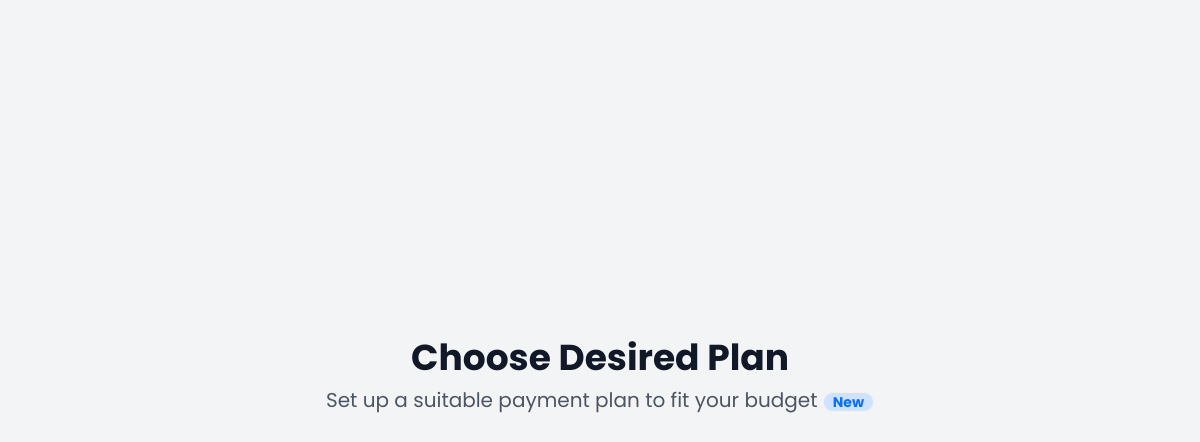
Page /auth/plans-payments/ on the earlier database version.
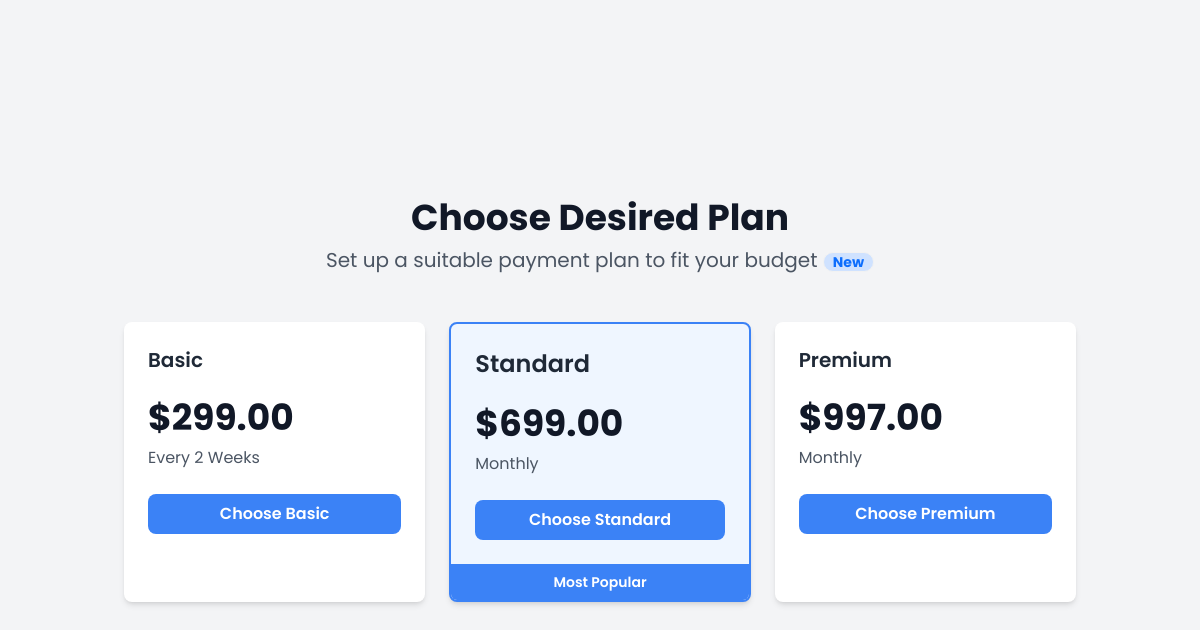
Same page on the later database version.
### userauths/models.py (models this page shows, shortened)
class PaymentPlan(models.Model):
    PLAN_DURATIONS = [
        ('biweekly', 'Every 2 Weeks'),
        ('monthly', 'Monthly'),
    ]
    name = models.CharField(max_length=50)  # Plan name (e.g., Basic, Standard, Premium)
    price = models.DecimalField(max_digits=10, decimal_places=2)  # Price (e.g., 10.00, 20.00)
    duration = models.CharField(max_length=20, choices=PLAN_DURATIONS)  # Duration (biweekly or monthly)
    is_featured = models.BooleanField(default=False)  # Highlighted plan (e.g., Standard)

### userauths/views.py (the view)
# urls.py: path('plans-payments/', views.payment_plans, name='payment_plans'),
def payment_plans(request):
    payment_plans = PaymentPlan.objects.all().order_by('price')
    return render(request, 'userauths/payment_plans.html', {
        'payment_plans': payment_plans,
    })

### templates/userauths/payment_plans.html (shortened to what this page needs)
{%extends 'partials/base2.html'%}
{%load static%}
{%load crispy_forms_tags%}
{%block content%}
<body class="bg-gray-100 min-h-screen flex items-center justify-center">
    <div class="container mx-auto px-4 py-8">
        <header class="text-center mb-12">
            <h1 class="text-4xl font-bold text-gray-900 mb-2">Choose Desired Plan</h1>
            <p class="text-xl text-gray-600">Set up a suitable payment plan to fit your budget <span
                    class="badge bg-primary-subtle text-primary">New</span></p>
        </header>
        <section class="mx-auto">
            <div class="grid gap-6 sm:grid-cols-1 md:grid-cols-3">
                {% for plan in payment_plans %}
                {%if plan.is_featured%}
                <div data-aos="zoom-in-up"
                    class="bg-blue-50 rounded-lg shadow-md hover:shadow-xl transition-shadow duration-300 overflow-hidden border-2 border-blue-500">
                    <div class="p-6">
                        <h2 class="text-2xl font-semibold text-gray-800 mb-4">{{ plan.name }}</h2>
                        <p class="text-4xl font-bold text-gray-900 mb-2">${{ plan.price }}</p>
                        <p class="text-gray-600 mb-6">
                            {% if plan.duration == 'biweekly' %}Every 2 Weeks{% else %}Monthly{% endif %}
                        </p>
                        <a href="{%url 'userauths:payment_plan_detail' plan.id%}"
                            class="w-full bg-blue-500 flex align-items-center justify-center text-white font-semibold py-2 px-4 rounded-lg hover:bg-blue-600 transition-colors duration-300">
                            Choose {{plan.name}}
                        </a>
                    </div>
                    <div class="bg-blue-500 text-white text-center py-2">
                        <p class="text-sm font-semibold">Most Popular</p>
                    </div>
                </div>
                {%else%}
                <div data-aos="zoom-in-up"
                    class="bg-white rounded-lg shadow-md p-6 hover:shadow-lg transition-shadow {% if plan.is_featured %}border border-blue-500 bg-blue-50{% endif %}">
                    <h2 class="text-xl font-semibold text-gray-800 mb-4">{{ plan.name }}</h2>
                    <p class="text-4xl font-bold text-gray-900 mb-2">${{ plan.price }}</p>
                    <p class="text-gray-600 mb-6">
                        {% if plan.duration == 'biweekly' %}Every 2 Weeks{% else %}Monthly{% endif %}
                    </p>
                    <a href="{%url 'userauths:payment_plan_detail' plan.id%}"
                        class="w-full bg-blue-500 flex align-items-center justify-center text-white font-semibold py-2 px-4 rounded-lg hover:bg-blue-600 transition-colors duration-300">
                        Choose {{plan.name}}
                    </a>
                </div>
                {%endif%}
                {% endfor %}
            </div>
        </section>
    </div>
</body>
{%endblock content%}

### templates/partials/base2.html (shortened to what this page needs)
<!doctype html>
{%load static%}
<html lang="en">
<head>
    <link href="https://cdn.jsdelivr.net/npm/bootstrap@5.3.3/dist/css/bootstrap.min.css" rel="stylesheet"
>
    <link rel="stylesheet" href="https://cdn.jsdelivr.net/npm/bootstrap-icons@1.11.3/font/bootstrap-icons.min.css">
    <link rel='stylesheet'
        href='https://cdn-uicons.flaticon.com/2.3.0/uicons-regular-rounded/css/uicons-regular-rounded.css'>
    <link rel='stylesheet'
        href='https://cdn-uicons.flaticon.com/2.3.0/uicons-solid-rounded/css/uicons-solid-rounded.css'>
    <link rel='stylesheet'
        href='https://cdn-uicons.flaticon.com/2.3.0/uicons-thin-straight/css/uicons-thin-straight.css'>
    <link rel='stylesheet' href='https://cdn-uicons.flaticon.com/2.3.0/uicons-bold-rounded/css/uicons-bold-rounded.css'>
    <link href="https://unpkg.com/aos@2.3.1/dist/aos.css" rel="stylesheet">
    <link rel="stylesheet" href="https://cdn.jsdelivr.net/npm/toastify-js/src/toastify.min.css">
    <link href="https://cdn.jsdelivr.net/npm/daisyui@4.12.14/dist/full.min.css" rel="stylesheet" type="text/css" />
    <script src="https://cdn.tailwindcss.com"></script>
    <link href="https://unpkg.com/aos@2.3.1/dist/aos.css" rel="stylesheet">
    <link href='https://unpkg.com/boxicons@2.1.4/css/boxicons.min.css' rel='stylesheet'>
    <link rel="stylesheet" href="https://cdnjs.cloudflare.com/ajax/libs/font-awesome/5.15.4/css/all.min.css"
 />
</head>
<body>
    <div class="container">
        {%block content%}{%endblock%}
    </div>
</body>
</html>

### templates/partials/base2.html (style rules this page uses)
* { font-family: "Poppins", sans-serif; text-decoration: none; }
a { text-decoration: none; }

Differences in the rows shown:
added PaymentPlan: name "Basic", price "299.00", duration "Every 2 Weeks"
added PaymentPlan: name "Standard", price "699.00", duration "Monthly"
added PaymentPlan: name "Premium", price "997.00", duration "Monthly"
